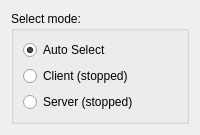
     <widget class="QWidget" name="SelectTab">
      <attribute name="title">
       <string>Select</string>
      </attribute>
      <layout class="QHBoxLayout" name="horizontalLayout">
       <item>
        <widget class="QGroupBox" name="groupBox">
         <property name="title">
          <string>Select mode:</string>
         </property>
         <layout class="QHBoxLayout" name="horizontalLayout_3">
          <item>
           <layout class="QVBoxLayout" name="verticalLayout">
            <item>
             <widget class="QRadioButton" name="rb_AutoSelect">
              <property name="text">
               <string>Auto Select</string>
              </property>
              <property name="checked">
               <bool>true</bool>
              </property>
             </widget>
            </item>
            <item>
             <widget class="QRadioButton" name="rb_Client">
              <property name="text">
               <string>Client (stopped)</string>
              </property>
             </widget>
            </item>
            <item>
             <widget class="QRadioButton" name="rb_Server">
              <property name="text">
               <string>Server (stopped)</string>
              </property>
              <property name="checked">
               <bool>false</bool>
              </property>
             </widget>
            </item>
           </layout>
          </item>
         </layout>
        </widget>
       </item>
      </layout>
     </widget>
